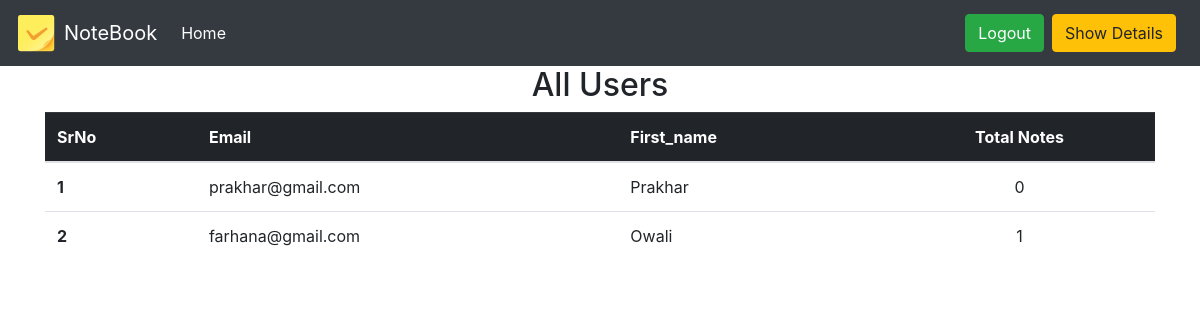
Page /all-users (signed in) on the committed database.
### website/models.py (models this page shows)
class User(db.Model, UserMixin):
    id = db.Column(db.Integer, primary_key = True)
    email = db.Column(db.String(150), unique = True)
    password = db.Column(db.String(150))
    first_name = db.Column(db.String(150))
    notes = db.relationship('Note')

### website/views.py (the view)
@views.route("/all-users")
@login_required
def allUsers():
    all_users=User.query.all()
    var=[]
    for user in all_users:
        notes=Note.query.filter_by(user_id=user.id).all()
        if len(notes)>0:
            var.append(len(notes))
        else:
            var.append(0)
    zipped=zip(all_users,var)
    return render_template("showusers.html",all_users=zipped,user=current_user)

### website/__init__.py (called while the page is built)
def create_app():
    app = Flask(__name__)
    app.config['SECRET_KEY']="asdfgh hgfdsa"
    app.config['SQLALCHEMY_DATABASE_URI'] = f'sqlite:///{DB_NAME}'
    app.config['SQLALCHEMY_TRACK_MODIFICATIONS'] = True
    db.init_app(app)
    from .views import views
    from .auth import auth
    app.register_blueprint(views,url_prefix="/")
    app.register_blueprint(auth,url_prefix="/")
    from .models import User, Note
    create_db(app)
    login_manager=LoginManager()
    login_manager.login_view = 'auth.login'
    login_manager.init_app(app)
    @login_manager.user_loader
    def load_user(id):
        return User.query.get(int(id))
    return app

### website/templates/showusers.html (shortened to what this page needs)
{% extends 'base.html' %}
{% block deleteAcc %}
<div class="form-inline mx-2 my-lg-0 ">
    <a href="/details/{{user.id}}" class="btn btn-warning my-2 my-sm-0" type="button" id="logout">Show Details</a>
</div>
{% endblock deleteAcc %}
{% block content %}
<h2 align="center">All Users</h2>
        <table class="table">
                <thead class="table-dark">
                    <tr>
                        <th scope="col" >SrNo</th>
                        <th scope="col">Email</th>
                        <th scope="col">First_name</th>
                        <th scope="col"  style="text-align:center">Total Notes</th>
                      </tr>
                </thead>
                <tbody>
                {% for usr,count in all_users %}
                <tr>
                    <th scope="row">{{loop.index}}</th>
                    <td>{{usr.email}}</td>
                    <td>{{usr.first_name}}</td>
                    <td style="text-align:center">{{count}}</td>
                  </tr>
                  {% endfor %}
            </tbody>
          </table>
        </div>
{% endblock content %}

### rows in the picture
User: email "prakhar@gmail.com", first_name "Prakhar", count "0"
User: email "farhana@gmail.com", first_name "Owali", count "1"
